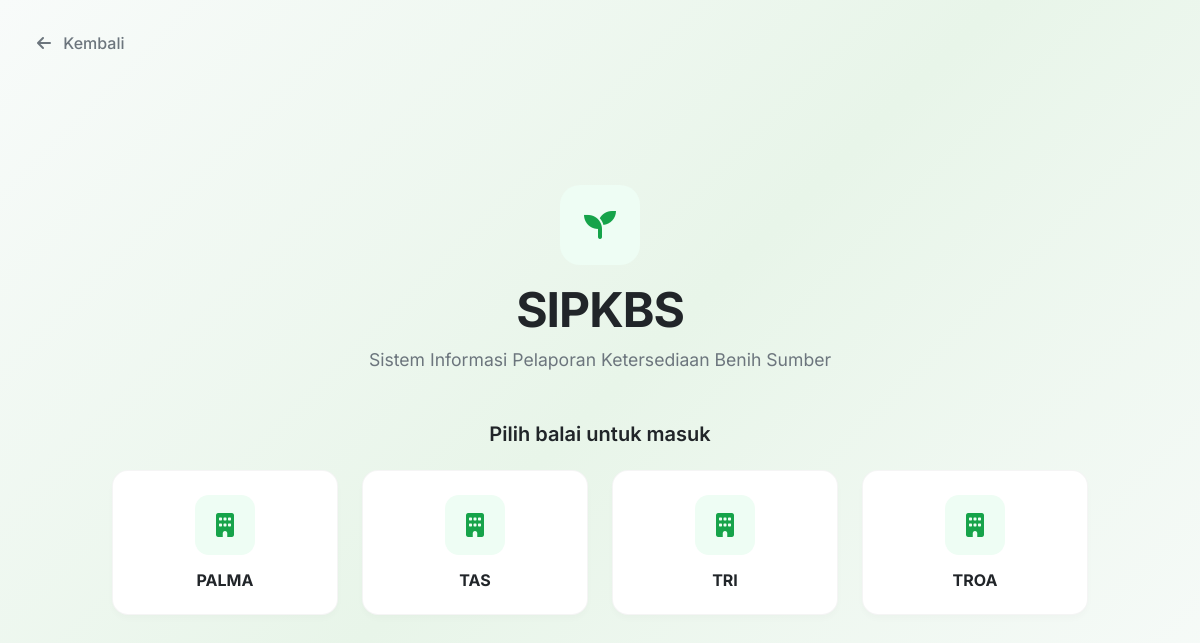
The page /login.php on the database its author committed.
### tables this page shows
CREATE TABLE `balai` (
  `id_balai` int(11) NOT NULL,
  `nama_balai` varchar(50) NOT NULL
);

### login.php (the view, shortened to what this page needs)
<?php
require_once 'config/database.php';
$query_balai = "SELECT * FROM balai ORDER BY nama_balai";
$result_balai = mysqli_query($conn, $query_balai);
require_once 'templates/header.php';
?>
<a href="index.php" class="btn text-secondary position-absolute top-0 start-0 m-4 z-3 fw-medium text-decoration-none">
    <i class="fas fa-arrow-left me-2"></i> Kembali
</a>
<div class="vh-100 d-flex flex-column justify-content-center align-items-center position-relative">
    <div class="container px-3 text-center">
        <div class="mb-5">
            <div class="icon-box mb-3" style="width: 80px; height: 80px; border-radius: 20px;">
                <i class="fas fa-seedling fa-2x"></i> </div>
            <h1 class="display-5 fw-bolder text-dark mb-2" style="letter-spacing: -1px;">SIPKBS</h1>
            <p class="text-secondary fw-normal mx-auto" style="max-width: 500px; font-size: 1.1rem;">
                Sistem Informasi Pelaporan Ketersediaan Benih Sumber
            </p>
        </div>
        <h2 class="h5 fw-semibold text-dark mb-4">Pilih balai untuk masuk</h2>
        <div class="row row-cols-1 row-cols-sm-2 row-cols-md-4 g-4 justify-content-center mx-auto" style="max-width: 1000px;">
            <?php while($balai = mysqli_fetch_assoc($result_balai)): ?>
                <div class="col">
                    <a href="auth/login.php?balai=<?php echo $balai['id_balai']; ?>" class="text-decoration-none">
                        <div class="card h-100 rounded-4 clean-card">
                            <div class="card-body p-4 text-center">
                                <div class="icon-box">
                                    <i class="fas fa-building fs-4"></i> </div>
                                <h3 class="h6 fw-bold text-dark mb-0">
                                    <?php echo htmlspecialchars($balai['nama_balai']); ?>
                                </h3>
                            </div>
                        </div>
                    </a>
                </div>
            <?php endwhile; ?>
        </div>
    </div>
</div>
<?php require_once 'templates/footer.php'; ?>

### assets/css/modern-ui.css (style rules this page uses)
:root { --primary-green: #2c7a2c; --light-green: #4caf50; --dark-green: #1b5e20; --accent-green: #52be80; --accent-orange: #ff6b35; --pale-green: #d5f4e6; --bg-white: #ffffff; --bg-light: #f8fbfa; --text-dark: #2c3e50; --text-muted: #7f8c8d; --border-color: #e8f5e9; --shadow-light: 0 2px 15px rgba(44, 122, 44, 0.08); --shadow-medium: 0 5px 25px rgba(44, 122, 44, 0.12); --shadow-heavy: 0 10px 40px rgba(44, 122, 44, 0.15); --radius-sm: 8px; --radius-md: 12px; --radius-lg: 20px; --radius-xl: 30px; }
* { margin: 0; padding: 0; box-sizing: border-box; }
body { font-family: 'Inter', 'Segoe UI', Tahoma, Geneva, Verdana, sans-serif; background: linear-gradient(135deg, #f8fbfa 0%, #e8f5e9 50%, #f8fbfa 100%); color: var(--text-dark); line-height: 1.6; min-height: 100vh; }
html { scroll-behavior: smooth; }
.px-md-4, .px-3, .px-4 { padding-left: 0 !important; padding-right: 0 !important; }

### templates/header.php (style rules this page uses)
body { font-family: 'Inter', sans-serif; background-color: #f8f9fc; overflow-x: hidden; }

### login.php (style rules this page uses)
body { background-color: #f8f9fc; }
.clean-card { background-color: #ffffff; border: 1px solid rgba(0, 0, 0, 0.04) !important; box-shadow: 0 4px 6px rgba(0, 0, 0, 0.02); transition: all 0.25s ease; }
.icon-box { width: 60px; height: 60px; background-color: #eefdf4; color: #16a34a; border-radius: 14px; display: inline-flex; align-items: center; justify-content: center; margin-bottom: 1rem; }
.icon-box i { animation: floatingIcon 3s ease-in-out infinite; }

### rows shown on the page
balai: nama_balai "PALMA"
balai: nama_balai "TAS"
balai: nama_balai "TRI"
balai: nama_balai "TROA"
